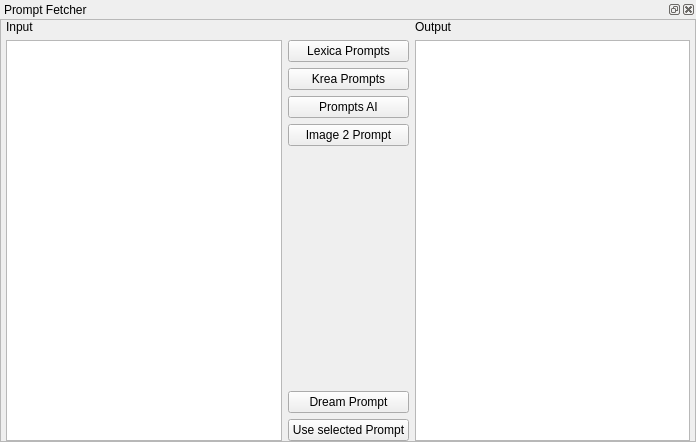
<?xml version="1.0" encoding="UTF-8"?>
<ui version="4.0">
 <class>promptFetcher</class>
 <widget class="QWidget" name="promptFetcher">
  <property name="geometry">
   <rect>
    <x>0</x>
    <y>0</y>
    <width>696</width>
    <height>442</height>
   </rect>
  </property>
  <property name="sizePolicy">
   <sizepolicy hsizetype="Expanding" vsizetype="Expanding">
    <horstretch>0</horstretch>
    <verstretch>0</verstretch>
   </sizepolicy>
  </property>
  <property name="windowTitle">
   <string>Form</string>
  </property>
  <property name="accessibleName">
   <string>promptFetcher</string>
  </property>
  <layout class="QGridLayout" name="gridLayout_2">
   <property name="leftMargin">
    <number>0</number>
   </property>
   <property name="topMargin">
    <number>0</number>
   </property>
   <property name="rightMargin">
    <number>0</number>
   </property>
   <property name="bottomMargin">
    <number>0</number>
   </property>
   <item row="0" column="0">
    <widget class="QDockWidget" name="dockWidget">
     <property name="sizePolicy">
      <sizepolicy hsizetype="Expanding" vsizetype="Expanding">
       <horstretch>0</horstretch>
       <verstretch>0</verstretch>
      </sizepolicy>
     </property>
     <property name="accessibleName">
      <string>promptFetcher</string>
     </property>
     <property name="windowTitle">
      <string>Prompt Fetcher</string>
     </property>
     <widget class="QWidget" name="dockWidgetContents">
      <property name="sizePolicy">
       <sizepolicy hsizetype="Expanding" vsizetype="Expanding">
        <horstretch>0</horstretch>
        <verstretch>0</verstretch>
       </sizepolicy>
      </property>
      <layout class="QVBoxLayout" name="verticalLayout_2">
       <property name="leftMargin">
        <number>0</number>
       </property>
       <property name="topMargin">
        <number>0</number>
       </property>
       <property name="rightMargin">
        <number>0</number>
       </property>
       <property name="bottomMargin">
        <number>0</number>
       </property>
       <item>
        <widget class="QScrollArea" name="scrollArea">
         <property name="widgetResizable">
          <bool>true</bool>
         </property>
         <widget class="QWidget" name="scrollAreaWidgetContents">
          <property name="geometry">
           <rect>
            <x>0</x>
            <y>0</y>
            <width>694</width>
            <height>416</height>
           </rect>
          </property>
          <property name="sizePolicy">
           <sizepolicy hsizetype="Expanding" vsizetype="Expanding">
            <horstretch>0</horstretch>
            <verstretch>0</verstretch>
           </sizepolicy>
          </property>
          <layout class="QVBoxLayout" name="verticalLayout_3">
           <property name="leftMargin">
            <number>0</number>
           </property>
           <property name="topMargin">
            <number>0</number>
           </property>
           <property name="rightMargin">
            <number>0</number>
           </property>
           <property name="bottomMargin">
            <number>0</number>
           </property>
           <item>
            <layout class="QGridLayout" name="gridLayout">
             <property name="leftMargin">
              <number>5</number>
             </property>
             <property name="rightMargin">
              <number>5</number>
             </property>
             <item row="0" column="0">
              <widget class="QLabel" name="label">
               <property name="text">
                <string>Input</string>
               </property>
              </widget>
             </item>
             <item row="0" column="3">
              <widget class="QLabel" name="label_2">
               <property name="text">
                <string>Output</string>
               </property>
              </widget>
             </item>
             <item row="1" column="0" rowspan="7">
              <widget class="QTextEdit" name="input"/>
             </item>
             <item row="6" column="1">
              <widget class="QPushButton" name="dreamPrompt">
               <property name="text">
                <string>Dream Prompt</string>
               </property>
              </widget>
             </item>
             <item row="1" column="3" rowspan="7">
              <widget class="QTextEdit" name="output"/>
             </item>
             <item row="3" column="1">
              <widget class="QPushButton" name="aiPrompt">
               <property name="text">
                <string>Prompts AI</string>
               </property>
              </widget>
             </item>
             <item row="4" column="1">
              <widget class="QPushButton" name="img2prompt">
               <property name="text">
                <string>Image 2 Prompt</string>
               </property>
              </widget>
             </item>
             <item row="5" column="1">
              <spacer name="verticalSpacer">
               <property name="orientation">
                <enum>Qt::Vertical</enum>
               </property>
               <property name="sizeHint" stdset="0">
                <size>
                 <width>20</width>
                 <height>40</height>
                </size>
               </property>
              </spacer>
             </item>
             <item row="7" column="1">
              <widget class="QPushButton" name="usePrompt">
               <property name="text">
                <string>Use selected Prompt</string>
               </property>
              </widget>
             </item>
             <item row="1" column="1">
              <widget class="QPushButton" name="getPrompts">
               <property name="text">
                <string>Lexica Prompts</string>
               </property>
              </widget>
             </item>
             <item row="2" column="1">
              <widget class="QPushButton" name="getKreaPrompts">
               <property name="text">
                <string>Krea Prompts</string>
               </property>
              </widget>
             </item>
            </layout>
           </item>
          </layout>
         </widget>
        </widget>
       </item>
      </layout>
     </widget>
    </widget>
   </item>
  </layout>
 </widget>
 <resources/>
 <connections/>
</ui>
